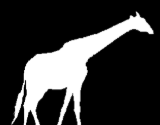
#> input picture Practicas/Practica 5/res/jirafa.png, 160 x 125 px; the run also reads 1 picture not shown here
$ jupyter execute --allow-errors 'Practica 5 Morfología y Extracción.ipynb'   (shell and % lines are left out)   (older library calls are emulated)
#> lines starting #> are read from the running program, lines starting #| are printed output that depends on the picture; after the words box and inside, x2 and y2 are one past the last pixel; in counts of white or black regions, pixels touching at a corner belong together
# Practica 5 Morfología y Extracción de Características

A continuación se presentan una serie de ejercicios de carácter calificable.

<br> Deben realizarse en los grupos de trabajo asignados y subirse al GitHub respectivo </br>

No es necesario concluir, pero deben presentarse las respuestas de forma <b> ordenada </b>

## Fecha límite de entrega: Jueves 8 de agosto a media noche.

# 1.

Lea la imagen "res/jirafa.png" y realice:

1. Extracción de bordes mediante erosión y dilatación.
2. Extracción de bordes mediante la función gradiente.
3. Extracción de bordes mediante la operación XOR entre dilatación y erosión.

### Solución

#### 1.1. Extracción de bordes mediante erosión y dilatación

[cell 1]
#Importar librerías

import numpy as np
import matplotlib.pyplot as plt
import skimage
import skimage.io
import skimage.morphology as morph
import cv2

#Crear un kernel
kernel = np.ones((3,3),np.uint8)

#Leer imagen de entrada y binarizarla
img = skimage.io.imread('res/jirafa.png', as_gray=True)
#> img is the input picture: shape (125, 160) float64; min 0, max 1, mean 0.221

#Realizar extracción de bordes bajo dilatación y erosión
dilatacion = morph.binary_dilation(img,kernel)
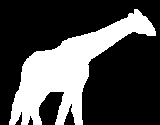
#> dilatacion: shape (125, 160) bool; 30% white; 1 white region, box (x1, y1, x2, y2) and area: (9, 9, 156, 125) 6004
erosion = morph.binary_erosion(img,kernel)
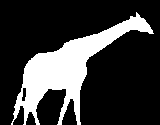
#> erosion: shape (125, 160) bool; 22.6% white; 1 white region, box (x1, y1, x2, y2) and area: (11, 12, 154, 125) 4526

#Crear subplot 1x3 que muestre imagen original y bordes
fig, ax = plt.subplots(1,3, figsize=(20, 10))
ax[0].set_title('imagen original')
ax[0].imshow(img, cmap='gray')
ax[1].set_title('bordes con erosion')
ax[1].imshow(np.logical_xor(img,erosion), cmap='gray')
ax[2].set_title('bordes con dilatacion')
ax[2].imshow(np.logical_xor(img, dilatacion), cmap='gray')
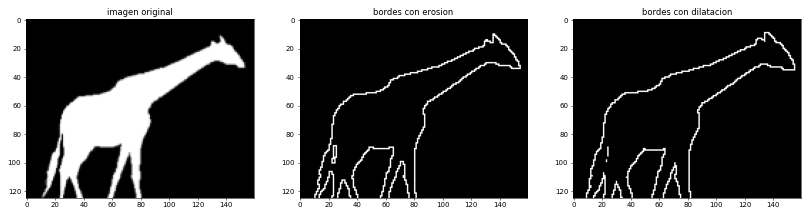
#> figure drawn by matplotlib, 3 panels

#### 1.2. Extracción de bordes mediante la función gradiente

[cell 2]
#Aplicar la operación gradiente de OpenCv con el kernel
gradient = cv2.morphologyEx(img, cv2.MORPH_GRADIENT, kernel)

#Crear figura que muestre las imagenes
fig, ax = plt.subplots(1,2, figsize=(10, 5))
ax[0].set_title('imagen original')
ax[0].imshow(img, cmap='gray')
ax[1].set_title('gradiente')
ax[1].imshow(gradient, cmap='gray')

#### 1.2. Extracción de bordes mediante la operación XOR entre dilatación y erosión.

[cell 3]
#Cambiar la imagen gradient por la expresión XOR
gradient = np.logical_xor(erosion,dilatacion)
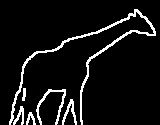
#> gradient: shape (125, 160) bool; 7.4% white in thin lines or dots, all inside (x1, y1, x2, y2) = (9, 9, 156, 125)

plt.imshow(gradient, cmap="gray")

# 2.

<br> Lea la imagen "res/silueta.png" y obsérvela cuidadosamente. </br>
<br> Lea también, la imagen "res/silueta2.png" y repita el proceso. </br>
<br> Las imágenes tienen dos tipos de ruido distintos colocados con una serie de cuidadosas operaciones hechas en paint </br>

Utilice morfologías de  apertura y cierre (escogiendo la máscara adecuada) para eliminar el ruido sin afectar demasiado la silueta de la jirafa.

Solución

2.1 Eliminar ruido de la imágen "silueta" con APERTURA

[cell 4]
#Importar librerías

import numpy as np
import matplotlib.pyplot as plt
import skimage
import skimage.io
import skimage.morphology as morph

#Definir radio y crear una máscara
radius = 1

selem = morph.disk(radius)

#Leer imagen de entrada y realizar una apertura con la máscara creada bajo la función
#de skimage, cuyos parámetros requieren imagen de entrada y una máscara
img = skimage.io.imread('res/silueta.png', as_grey=True)
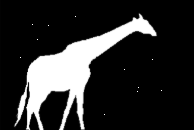
#> input picture Practicas/Practica 5/res/silueta.png, 194 x 130 px
#> img is the input picture: shape (130, 194) float64; min 0, max 1, mean 0.177
apertura = morph.binary_opening(img,selem)
#> apertura: shape (130, 194) bool; 21.3% white; 1 white region, box (x1, y1, x2, y2) and area: (13, 12, 158, 130) 5362

#Crear subplot 1x2 que muestre imagen original y apertura
fig, (ax1,ax2) = plt.subplots(1,2, figsize=(8, 4))
ax1.set_title('imagen original')
ax1.imshow(img, cmap='gray')
ax2.set_title('apertura - shape: disk(radius='+str(radius)+')')
ax2.imshow(apertura, cmap='gray')

2.2 Eliminar ruido de la imágen "silueta2" con CIERRE

[cell 5]
#Importar librerías

import numpy as np
import matplotlib.pyplot as plt
import skimage
import skimage.io
import skimage.morphology as morph

#Crear máscara
radius = 1
selem = morph.disk(radius)

#Leer imagen de entrada y aplicar la operación cierre de skimage, cuyos parámetros
#requieren imagen de entrada y una máscara
img = skimage.io.imread('res/silueta2.png', as_grey=True)
cierre = morph.binary_closing(img,selem)
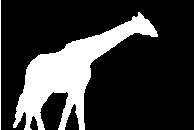
#> cierre: shape (130, 194) bool; 21.9% white; 2 white regions, box (x1, y1, x2, y2) and area: (13, 12, 158, 130) 5391, (0, 0, 1, 130) 130

#Crear subplot 1x2 que muestre imagen original e imagen bajo cierre
fig, (ax1,ax2) = plt.subplots(1,2, figsize=(8, 4))
ax1.set_title('imagen original')
ax1.imshow(img, cmap='gray')
ax2.set_title('cierre - shape: disk(radius='+str(radius)+')')
ax2.imshow(cierre, cmap='gray')

# 3.

1. Lea la imagen "res/jirafa.png" en escala de grises.

Realice un etiquetado de regiones escogiendo la máscara correcta (no necesariamente un rectángulo, prueba un disco o la identidad).

<center><i>Figura: Solución aproximada</i></center>

Imprima el número de etiquetas (Debe ser 1)

2. Ya que ha leido la imagen "res/jirafa.png" utilice el método de esqueletización de Zhang para obtener el esqueleto de ésta imagen (recuerde que es una imagen binaria).

## No olvide revisar el Pipeline de segmentación que se encuentra en el notebook de la clase 8.

#### Solución [3]

[cell 6]
## 3.1 Leer la imagen en escala de grises

import numpy as np
import cv2
import matplotlib.pyplot as plt
import skimage
import skimage.io
import skimage.morphology as morph
import skimage.color as color

#Máscara y lectura de imagen

mask = morph.ball(12)
jir = skimage.io.imread('res/jirafa.png', as_gray=True)
jirB = jir >=  0.5
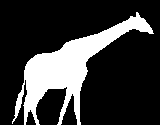
#> jirB: shape (125, 160) bool; 22% white; 1 white region, box (x1, y1, x2, y2) and area: (12, 12, 154, 125) 4408

#Etiquetado
labels, num_labels = morph.label (jirB, neighbors=4, return_num=True, connectivity = 1)
#> num_labels = 1
jir_label = color.label2rgb (labels, image = jir)
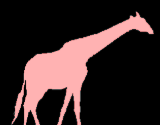
#> jir_label: shape (125, 160, 3) float64; mean R, G, B 0.221, 0.155, 0.155

#Etiquetas
print (num_labels)
#| 1

## 3.2 Esqueletización

import matplotlib.pyplot as plt
from skimage.morphology import skeletonize

skeleton = skeletonize(jirB)
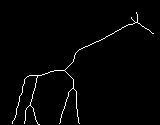
#> skeleton: shape (125, 160) bool; 1.8% white in thin lines or dots, all inside (x1, y1, x2, y2) = (12, 12, 154, 125)
plt.imshow (skeleton)
### El esqueleto se ve muy gracioso

# 4.

Cree una imagen de ceros (np.zeros()) de 600x600, posteriormente un cuadrado de 100x100, cuyo <i>start</i> está en la coordenada [200,200] (Utilice la función rectangle de skimage, es un proceso análogo a dibujar la elipse)

<center><i>Figura: Cuadrado</i></center>

Una vez tenga la imagen anterior, realice los siguientes pasos (Debe realizar UN SOLO PLOT POR CADA NUMERAL listado a continuación)

1. Plotee el cuadrado que creó, imprima el área y el perímetro respectivos.
2. Imprima el cuadrado con el centroide, adicionalmente imprima las coordenadas del centroide.
3. Imprima el cuadrado rodeado por el rectángulo más pequeño que lo rodea (si quiere puede mostrarlo con el centroide)
4. Muestre las distancias respecto al contorno.
5. Imprima el cuadrado con el centroide y el contorno, junto a la medida entre el contorno y el centroide.
6. ¿Cuál es el diámetro equivalente? imprímalo.
7. Imprima los momentos de HU y sus logaritmos.

### Solución

[cell 7]
from skimage.measure import label, regionprops

img = np.zeros((600,600))
img[100:200,100:200] = np.ones((100,100))

label_img = label(img)

#Generar un vector de propiedades de la región
props = regionprops(label_img)

#Imprimir el perímetro de la lista en la posición 0 de la matriz props
print("El perímetro es: ", props[0].perimeter, " píxeles.")

#Calcular el área de la matriz en la posición 0, por tanto del caballo
print("El área es: ", props[0].area, " píxeles.")

plt.imshow(img, cmap = 'gray')

[cell 8]
#Obtener las coordenadas x,y del centroide de la región etiquetada
y0, x0 = props[0].centroid
print("El centroide es: ", props[0].centroid)

#Utilizar la función bbox para buscar los 4 puntos que conforman el rectángulo más pequeño
#que puede contener la región etiquetada
minr, minc, maxr, maxc = props[0].bbox
bx = (minc, maxc, maxc, minc, minc)
by = (minr, minr, maxr, maxr, minr)

#Imprimir la imagen con el centroide pintado de verde
fig, ax = plt.subplots(1,1, figsize=(5, 6))
ax.set_title('Imagen')
ax.plot(x0, y0, '.g', markersize=15)
ax.plot(x0, y0, '.g', markersize=15)
ax.plot(bx, by, '-b', linewidth=2.5)
ax.imshow(label_img, cmap='gray', vmin=0, vmax=1)
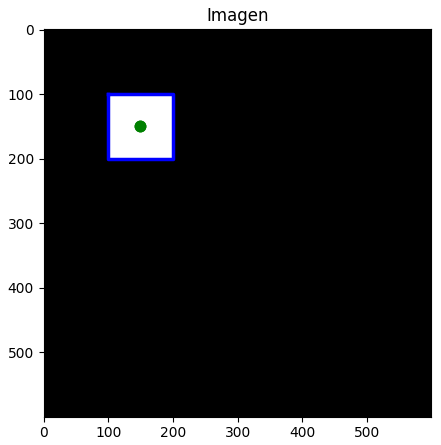
#> figure drawn by matplotlib, 1 panel

[cell 9]
import math
from skimage.measure import label, regionprops, find_contours
#Definir función de la distancia euclidiana para posiciones de matrices

def euc_distance(p1, p2):
    distance = math.sqrt( (p1[0]-p2[0])**2 + (p1[1]-p2[1])**2 )
    return distance

#Encontrar el centroide, la posición y,x, y dibujar los contornos
centroid = props[0].centroid
(y0, x0) = centroid
contours = find_contours(label_img, 0)

contour = contours[0]

#Definir los parámetros de entrada
dist_min = None
min_point = None
dist_max = None
max_point = None

#Ciclo for para iterar las posiciones x,y en la matriz de contornos
for point in contour:

    #Definir los puntos xi, yi del contorno, calcular su distancia euclídea
    #respecto al centroide
    xi = point[1]
    yi = point[0]
    dist = euc_distance( (x0,y0) , (xi,yi)  )
    #Condicionales para buscar el punto más cercano y el más lejano al centroide
    if not dist_min or dist < dist_min:
        dist_min = dist
        min_point = (xi, yi)
    if not dist_max or dist > dist_max:
        dist_max = dist
        max_point = (xi, yi)

#Mostrar en la figura la imagen original, contorno dibujado, centroide y puntos más cercanos
#y alejados del mismo
fig, ax = plt.subplots(1,1, figsize=(5, 6))
ax.plot(x0, y0, '.g', markersize=15)
ax.plot(max_point[0], max_point[1], '.r', markersize=15)
ax.plot(min_point[0], min_point[1], '.b', markersize=15)
for n, contour in enumerate(contours):
    ax.plot(contour[:, 1], contour[:, 0], linewidth=2)
ax.plot((x0, max_point[0]), (y0, max_point[1]), '-r', linewidth=2.5)
ax.plot((x0, min_point[0]), (y0, min_point[1]), '-r', linewidth=2.5)
#ax.plot(bx, by, '-b', linewidth=2.5)
ax.set_title('Imagen')
ax.imshow(label_img, cmap='gray', vmin=0, vmax=1)

print("Centroide: ("+str(x0)+","+str(y0)+")." )
print("Medida el contorno (max):", ((x0 - max_point[0])**2 + (y0 - max_point[1])**2)**(1/2))
print("Medida el contorno (min):", ((x0 - min_point[0])**2 + (y0 - min_point[1])**2)**(1/2))

[cell 10]
import warnings
warnings.filterwarnings('ignore')

#Utilizar la función equivalent_diameter para calcular el diámetro equivalente a la
#región etiquetada
diam_equiv = props[0].equivalent_diameter

#Calcular la orientación y el centroide de la región
orientation = props[0].orientation
centroid = props[0].centroid
(y0,x0) = centroid

minr, minc, maxr, maxc = props[0].bbox

#Calcular los extremos de las líneas rectas cuyo origen es el centroide
x1 = x0 + math.cos(orientation) * 0.5 * diam_equiv
y1 = y0 - math.sin(orientation) * 0.5 * diam_equiv
x2 = x0 - math.sin(orientation) * 0.5 * diam_equiv
y2 = y0 - math.cos(orientation) * 0.5 * diam_equiv

#Imprimir el diámetro equivalente
print("El diametro equivalente es de ", diam_equiv, " píxeles.")

[cell 11]
props = regionprops(label_img)
momentos_hu = props[0].moments_hu

#Imprimir la matriz de momentos hu
print("Momentos Hu: ", momentos_hu)

#Aplicar logaritmo a la matriz de momentos hu e imprimirla
momentos_hu_log = - np.sign(momentos_hu) * np.log(np.abs(momentos_hu) + 1e-15)

print("Logaritmos de los Momentos Hu: ", momentos_hu_log)

#Mostrar la imagen sobre la cual se trabaja
fig, ax = plt.subplots(1,1, figsize=(5, 6))


ax.set_title('Imagen')
ax.imshow(label_img, cmap='gray', vmin=0, vmax=1)

# 5.

Lea la imagen "res/cancer.bmp" y la máscara "res/lesion.bmp", utilice los algoritmos de extracción de características para encontrar los estadísticos de primer y segundo orden de esta imagen. Preste especial atención a este proceso individual, puesto que en el ejercicio guiado lo hará para varias imágenes.

# Ejercicio Guiado.

El objetivo de este ejercicio es, mediante 5 imágenes de un dataset de melanomas, mostrar al estudiante cuál es el proceso de extracción de características.

No duden en ir a la carpeta PH2Dataset para observar la información allí consignada, de igual forma las subcarpetas que contienen la imagen a estudiar y sus máscaras.

## Leer estas utilidades, librerías a utilizar y funciones de lectura que necesitaremos para facilitar el trabajo posterior.

[cell 12]
from glob import glob
from abc import ABCMeta, abstractmethod
from os.path import join, splitext, basename, abspath
from os import listdir
from skimage.io import imread
import pandas as pd
import warnings
from matplotlib import pyplot as plt
import numpy as np
from scipy.stats import kurtosis
from scipy.stats import skew
import math
from skimage import morphology
from skimage.measure import label, regionprops
import cv2
from skimage import measure
from scipy.ndimage import rotate
import math


warnings.filterwarnings("ignore")

class MissingAttributeException(Exception):
    # [4 lines left out: function __init__, not called in this run]


class BaseDataset:
    __metaclass__ = ABCMeta

    def __init__(self, dataset_path):
        self.__dataset_path = abspath(dataset_path)
        self.__image_list = self.load_dataset(self.__dataset_path)
        self.__sample = self.__image_list

    # [18 lines left out: function load_dataset, not called in this run]

    @abstractmethod
    def read_data(self, filename):
        return None

    @abstractmethod
    def has_class(self):
        return False

    @abstractmethod
    def has_labels(self):
        return False

    @abstractmethod
    def has_ground_truth(self):
        return False

    @property
    def image_names(self):
        return [i['imageName'] for i in self.__sample]

    @property
    def num_images(self):
        return len(self.__sample)

    def reset_sample(self):
        self.__sample = self.__image_list

    # [63 lines left out: functions set_sample, exclude_from_sample, get_image_data, get_ground_truth_data, get_image_class, get_image_labels, not called in this run]


class MPEG7Dataset(BaseDataset):
    """
    Concrete implementation of the MPEG-7 Dataset
    """

    # [8 lines left out: function __init__, not called in this run]

class PH2Dataset(BaseDataset):
    """
    Concrete implementation of the MPEG-7 Dataset
    """

    def __init__(self, base_path):
        BaseDataset.__init__(self, base_path)
